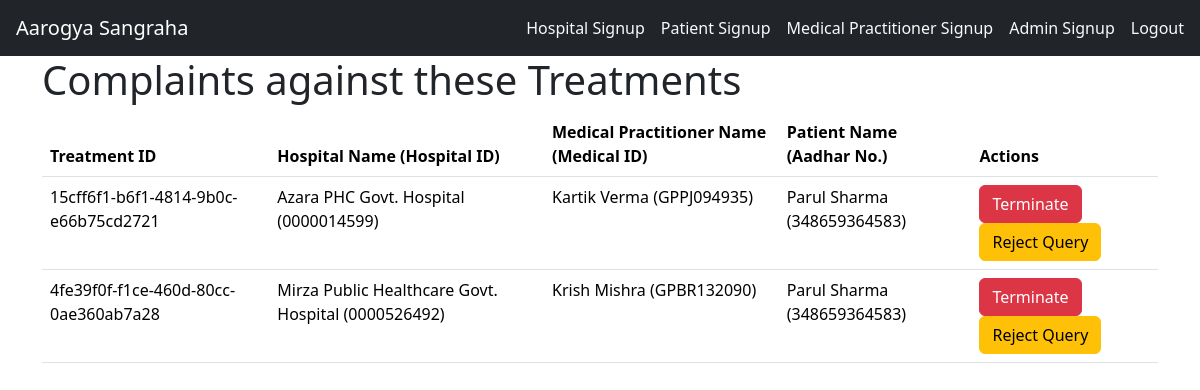
/treatment/queried-treatments/ (signed in), run on the app's committed database.
### treatment/models.py (models this page shows, shortened)
class Treatment(models.Model):
    tid = models.UUIDField(primary_key=True, default=uuid.uuid4, editable=False)
    date = models.DateField(auto_now_add=True)
    time = models.TimeField(auto_now_add=True)
    symptoms = models.CharField(max_length=500)
    advisedTest = models.CharField(max_length=250)
    disease = models.CharField(max_length=75)
    admitted = models.CharField(max_length=20, choices=aList, default='Not Required')
    aadharNo = models.ForeignKey(Patient,on_delete=models.CASCADE,to_field='aadharNo')
    treatmentCost = models.IntegerField()
    medicalID = models.ForeignKey(MedicalPractitioner,on_delete=models.SET_NULL,null=True,blank=True,to_field='medicalID')
    hospitalID = models.ForeignKey(Hospital, on_delete=models.SET_NULL, null=True, blank=True, to_field='hospitalID')
    suggestions = models.CharField(max_length=500,null=True,blank=True,default=None)
    query = models.CharField(max_length=20,choices=q,default='No')
    medicines = models.ManyToManyField(Medicine, through='Medicine_Treatment')

class Hospital(models.Model):
    user=models.OneToOneField(User,on_delete=models.CASCADE)
    hospitalID = models.CharField(max_length=10,primary_key=True)
    address = models.CharField(max_length=100)
    city = models.CharField(max_length=30)
    state = models.CharField(max_length=15)
    pincode = models.CharField(max_length=6)
    status = models.CharField(max_length=20, choices=(
        ('pending', 'Pending Verification'),
        ('approved', 'Approved'),
        ('rejected', 'Rejected')
    ), default='pending')
    def __str__(self):
        return f"{self.user.first_name} {self.user.last_name} ({self.hospitalID})"

class MedicalPractitioner(models.Model):
    user=models.OneToOneField(User,on_delete=models.CASCADE)
    medicalID = models.CharField(max_length=10,primary_key=True)
    sex = models.CharField(max_length=1,choices=sex_c,default=None)
    date_of_birth = models.DateField()
    hospitalID = models.ForeignKey(Hospital,on_delete=models.SET_NULL,null=True,blank=True,to_field='hospitalID')
    department = models.CharField(max_length=50,choices=departments,default=None)
    status = models.CharField(max_length=21, choices=(
        ('Authorized','Authorized'),
        ('Suspended','Suspended'),
        ('Permanently Suspended','Permanently Suspended')
    ), default='Authorized')
    def __str__(self):
        return f"{self.user.first_name} {self.user.last_name} ({self.medicalID})"

class Patient(models.Model):
    user=models.OneToOneField(User,on_delete=models.CASCADE)
    aadharNo = models.CharField(max_length=12,primary_key=True)
    sex = models.CharField(max_length=1,choices=sex_c,default=None)
    date_of_birth = models.DateField()
    bloodGroup = models.CharField(max_length=3,choices=bg,default=None)
    emergencyContact = models.CharField(max_length=11)
    criticalInfo = models.CharField(max_length=150,null=True,blank=True,default=None)
    def __str__(self):
        return f"{self.user.first_name} {self.user.last_name} ({self.aadharNo})"

### treatment/views.py (the view)
# urls.py: path('queried-treatments/',views.queried_treatments,name='queried_treatments'),
@login_required
def queried_treatments(request):
    treatments = models.Treatment.objects.filter(query__in=['Wrong Treatment', 'False Treatment'])
    return render(request, 'treatment/queried_treatments.html', {'treatments': treatments})

### treatment/templates/treatment/queried_treatments.html (shortened to what this page needs)
<!DOCTYPE html>
<html lang="en">
<head>
    <link href="https://cdn.jsdelivr.net/npm/bootstrap@5.3.3/dist/css/bootstrap.min.css" rel="stylesheet">
</head>
<body>
    <nav class="navbar navbar-dark bg-dark">
        <a href="{% url 'home' %}" class="navbar-brand ms-3">Aarogya Sangraha</a>
        <div class="navbar">
            <a class="nav-item nav-link text-light me-3" href="{% url 'treatment:hospitalsignup' %}">Hospital Signup</a>
            <a class="nav-item nav-link text-light me-3" href="{% url 'treatment:patientsignup' %}">Patient Signup</a>
            <a class="nav-item nav-link text-light me-3" href="{% url 'treatment:medpracsignup' %}">Medical Practitioner Signup</a>
            <a class="nav-item nav-link text-light me-3" href="{% url 'treatment:adminsignup' %}">Admin Signup</a>
            {% if not user.is_authenticated %}
                <a class="nav-item nav-link text-light me-3" href="{% url 'treatment:hospitallogin' %}">Hospital Login</a>
                <a class="nav-item nav-link text-light me-3" href="{% url 'treatment:patientlogin' %}">Patient Login</a>
                <a class="nav-item nav-link text-light me-3" href="{% url 'treatment:medpraclogin' %}">Medical Practitioner Login</a>
                <a class="nav-item nav-link text-light me-3" href="{% url 'treatment:adminlogin' %}">Admin Login</a>
            {% else %}
                {% if user.hospital %}
                    <a class="nav-item nav-link text-light me-3" href="{% url 'treatment:hospitallogout' %}">Logout</a>
                {% elif user.medicalpractitioner %}
                    <a class="nav-item nav-link text-light me-3" href="{% url 'treatment:medpraclogout' %}">Logout</a>
                {% elif user.patient %}
                    <a class="nav-item nav-link text-light me-3" href="{% url 'treatment:patientlogout' %}">Logout</a>
                {% elif user.admin %}
                    <a class="nav-item nav-link text-light me-3" href="{% url 'treatment:adminlogout' %}">Logout</a>
                {% endif %}
            {% endif %}
        </div>
    </nav>
        <div class="container">
            <h1>Complaints against these Treatments</h1>
            <table class="table">
                <thead>
                    <tr>
                        <th>Treatment ID</th>
                        <th>Hospital Name (Hospital ID)</th>
                        <th>Medical Practitioner Name (Medical ID)</th>
                        <th>Patient Name (Aadhar No.)</th>
                        <th>Actions</th>
                    </tr>
                </thead>
                <tbody>
                    {% for treatment in treatments %}
                        <tr>
                            <td>{{ treatment.tid }}</td>
                            <td>{{ treatment.hospitalID }}</td>
                            <td>{{ treatment.medicalID }}</td>
                            <td>{{ treatment.aadharNo }}</td>
                            <td>
                                <a href="{% url 'treatment:terminate_med_prac' treatment.tid %}" class="btn btn-danger">Terminate</a>
                                <a href="{% url 'treatment:reject_query' treatment.tid %}" class="btn btn-warning">Reject Query</a>
                            </td>
                        </tr>
                    {% endfor %}
                </tbody>
            </table>
        </div>
</body>
</html>

### data on the page
Treatment: tid "15cff6f1-b6f1-4814-9b0c-e66b75cd2721", hospitalID "Azara PHC Govt. Hospital (0000014599)", medicalID "Kartik Verma (GPPJ094935)", aadharNo "Parul Sharma (348659364583)"
Treatment: tid "4fe39f0f-f1ce-460d-80cc-0ae360ab7a28", hospitalID "Mirza Public Healthcare Govt. Hospital (0000526492)", medicalID "Krish Mishra (GPBR132090)", aadharNo "Parul Sharma (348659364583)"
